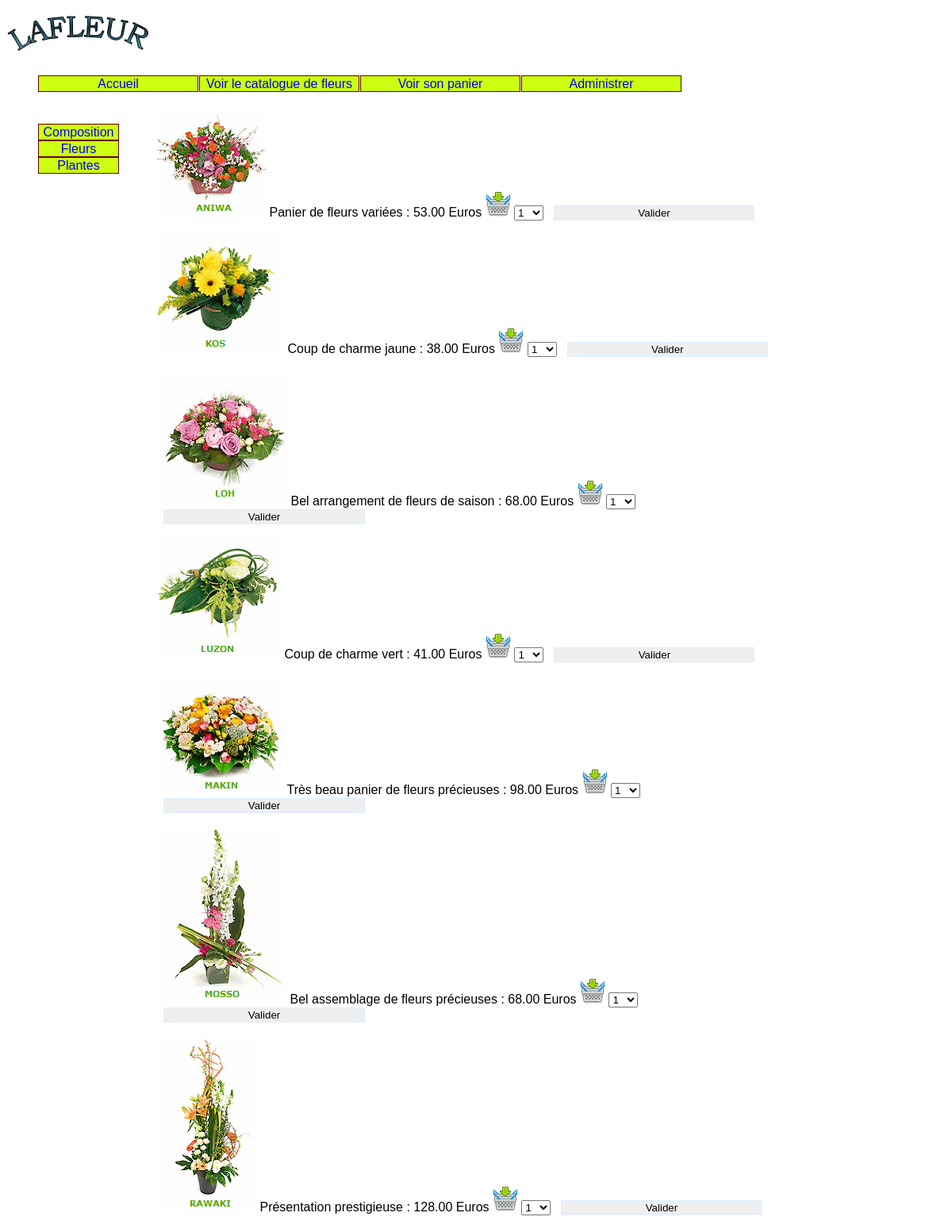
/index.php?uc=voirProduits&categorie=com&action=voirProduits, run on the app's committed database.
### tables this page shows
CREATE TABLE IF NOT EXISTS categorie
 (
   id CHAR (32) NOT NULL  ,
   libelle CHAR (32) NULL  
   , PRIMARY KEY (id) 
 );

CREATE TABLE IF NOT EXISTS produit
 (
   id CHAR (32) NOT NULL  ,
  description CHAR(50), 
   prix DECIMAL (10,2) NULL  ,
   image CHAR (32) NULL, 
  
    idCategorie CHAR (32) NOT NULL 
   , PRIMARY KEY (id) 
 );

### util/class.pdoLafleur.inc.php (called while the page is built, shortened)
<?php
class PdoLafleur
{
      	private static $serveur='mysql:host=localhost';
      	private static $bdd='dbname=lafleur';
      	private static $user='root' ;
      	private static $mdp='root' ;
		private static $monPdo;
		private static $monPdoLafleur = null;
	private function __construct()
	{
    		PdoLafleur::$monPdo = new PDO(PdoLafleur::$serveur.';'.PdoLafleur::$bdd, PdoLafleur::$user, PdoLafleur::$mdp);
			PdoLafleur::$monPdo->query("SET CHARACTER SET utf8");
	}
	public  static function getPdoLafleur()
	{
		if(PdoLafleur::$monPdoLafleur == null)
		{
			PdoLafleur::$monPdoLafleur= new PdoLafleur();
		}
		return PdoLafleur::$monPdoLafleur;
	}
	public function getLesCategories()
	{
		$req = "select * from categorie";
		$res = PdoLafleur::$monPdo->query($req);
		$lesLignes = $res->fetchAll();
		return $lesLignes;
	}
	public function getLesProduitsDeCategorie($idCategorie)
	{
	    $req="select * from produit where idCategorie = '$idCategorie'";
		$res = PdoLafleur::$monPdo->query($req);
		$lesLignes = $res->fetchAll();
		return $lesLignes;
	}
}
?>

### vues/v_produits.php (the view)
<div id="produits">
<form action="index.php?uc=gererPanier&action=passerCommande" method="POST">
<?php
foreach( $lesProduits as $unProduit)
{
	$id = $unProduit['id'];
	$description = $unProduit['description'];
	$prix=$unProduit['prix'];
	$image = $unProduit['image'];
	?>
	<ul>
            <li><img src="<?php echo $image ?>" alt=image /></li>
            <li><?php echo $description ?></li>
            <li><?php echo " : ".$prix." Euros" ?>
            <li><a href=index.php?uc=voirProduits&categorie=<?php echo $categorie ?>&produit=<?php echo $id ?>&action=ajouterAuPanier>
            <img src="images/mettrepanier.png" TITLE="Ajouter au panier" </li></a>
            <select name="quantite">
            <?php
                for($i=1; $i<=10; $i++)
                {
                    echo "<option value=".$i.">".$i."</option>";
                }
            ?>
            </select>
    <input type="submit" value="Valider" >
</form>
	</ul>
<?php
}
?>
</div>

### vues/v_entete.php (shortened to what this page needs)
<!DOCTYPE HTML PUBLIC "-//W3C//DTD HTML 4.01 Transitional//EN"
"http://www.w3.org/TR/html4/loose.dtd">
<html lang="fr">
<head>
<link href="util/cssGeneral.css" rel="stylesheet" type="text/css">
</head>
<body >

### vues/v_bandeau.php
<div id="bandeau">
<img src="images/lafleur.gif"	alt="Lafleur" title="Lafleur"/>
</div>
<ul id="menu">
	<li><a href="index.php?uc=accueil"> Accueil </a></li>
	<li><a href="index.php?uc=voirProduits&action=voirCategories"> Voir le catalogue de fleurs </a></li>
	<li><a href="index.php?uc=gererPanier&action=voirPanier"> Voir son panier </a></li>
	<li><a href="index.php?uc=administrer&action=demandeconnexion"> Administrer </a></li>
</ul>

### index.php (shortened to what this page needs)
<?php
require_once("util/class.pdoLafleur.inc.php");
include("vues/v_entete.php") ;
include("vues/v_bandeau.php") ;
if(!isset($_REQUEST['uc']))
     $uc = 'accueil';
else
	$uc = $_REQUEST['uc'];
$pdo = PdoLafleur::getPdoLafleur();
switch($uc)
{
	case 'voirProduits' :
		{include("controleurs/c_voirProduits.php");break;}
}
include("vues/v_pied.php") ;
?>

### controleurs/c_voirProduits.php (shortened to what this page needs)
<?php
$action = $_REQUEST['action'];
switch($action)
{
	case 'voirProduits' :
		$lesCategories = $pdo->getLesCategories();
		include("vues/v_categories.php");
  		$categorie = $_REQUEST['categorie'];
		$lesProduits = $pdo->getLesProduitsDeCategorie($categorie);
		include("vues/v_produits.php");
		break;
}
?>

### vues/v_categories.php
<ul id="categories">
<?php
foreach( $lesCategories as $uneCategorie)
{
	$idCategorie = $uneCategorie['id'];
	$libCategorie = $uneCategorie['libelle'];
	?>
	<li>
		<a href=index.php?uc=voirProduits&categorie=<?php echo $idCategorie ?>&action=voirProduits><?php echo $libCategorie ?></a>
	</li>
<?php
}
?>
</ul>

### util/cssGeneral.css (style rules this page uses)
html { font:normal 100%/1.2em "Trebuchet MS",Verdana,Helvetica,Arial,sans-serif; }
input { margin-left: 1%; width: 30%; border: #CCC 1px solid; }
input[type="submit"] { border: #DDEEFF 1px solid; width: 30%; }
#menu { height: 1.8em ; }
#categories { float:left; }
#produits { padding:0 150px; }
#menu li { list-style-type: none; list-style-image:none; float: left ; text-align: center; width: 200px ; border: 1px solid #600 ; margin-right: 1px ; color: #fff ; background: #ccff11 ; }
#menu li a , #categories li a { text-decoration:none; }
#categories li { list-style-type: none; list-style-image:none; margin-right: 1px ; border:1px solid #600; width:100px; text-align:center; background:#ccff11; }
#produits li, #produits li a { list-style-type: none; list-style-image:none; display:inline; width:175px; text-align:center; height:205px; font: 1em "Trebuchet MS",Arial,sans-serif ; }

### data on the page
categorie: libelle "Composition"
categorie: libelle "Fleurs"
categorie: libelle "Plantes"
produit: image (picture), description "Panier de fleurs variées", prix "53.00"
produit: image (picture), description "Coup de charme jaune", prix "38.00"
produit: image (picture), description "Bel arrangement de fleurs de saison", prix "68.00"
produit: image (picture), description "Coup de charme vert", prix "41.00"
produit: image (picture), description "Très beau panier de fleurs précieuses", prix "98.00"
produit: image (picture), description "Bel assemblage de fleurs précieuses", prix "68.00"
produit: image (picture), description "Présentation prestigieuse", prix "128.00"

### other printed values
form field quantite "1"
